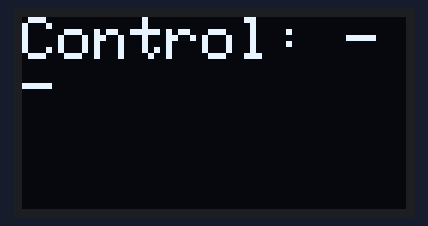
This sketch was run on a simulated ESP32. On the bench: 128×64 one-colour display. WiFi joins after 1.5 s; servers stay silent unless stated; what the sketch prints to the serial monitor is not drawn.

Above: at 5.3 s.

The sketch:

sketch_oct16a.ino
```cpp
#include <WiFi.h>
#include <HTTPClient.h>


const char* ssid = "apsu";
const char* password = "yangpaopao";


//Your IP address or domain name with URL path
const char* serverNameControl = "http://192.168.4.1/control";


#include <Wire.h>
#include <Adafruit_GFX.h>
#include <Adafruit_SSD1306.h>


#define SCREEN_WIDTH 128 // OLED display width, in pixels
#define SCREEN_HEIGHT 64 // OLED display height, in pixels


// Declaration for an SSD1306 display connected to I2C (SDA, SCL pins)
#define OLED_RESET     4 // Reset pin # (or -1 if sharing Arduino reset pin)
Adafruit_SSD1306 display(SCREEN_WIDTH, SCREEN_HEIGHT, &Wire, OLED_RESET);


String control;


unsigned long previousMillis = 0;
const long interval = 5000;


void setup() {
  Serial.begin(115200);

  // Address 0x3C for 128x64, you might need to change this value (use an I2C scanner)
  if(!display.begin(SSD1306_SWITCHCAPVCC, 0x3C)) {
    Serial.println(F("SSD1306 allocation failed"));
    for(;;); // Don't proceed, loop forever
  }
  display.clearDisplay();
  display.setTextColor(WHITE);

  WiFi.begin(ssid, password);
  Serial.println("Connecting");
  while(WiFi.status() != WL_CONNECTED) {
    delay(500);
    Serial.print(".");
  }
  Serial.println("");
  Serial.print("Connected to WiFi network with IP Address: ");
  Serial.println(WiFi.localIP());
}


void loop() {
  unsigned long currentMillis = millis();

  if(currentMillis - previousMillis >= interval) {
     // Check WiFi connection status
    if(WiFi.status()== WL_CONNECTED ){
      control = httpGETRequest(serverNameControl);
      Serial.println("Control: " + control);

      display.clearDisplay();

      // display temperature
      display.setTextSize(2);
      display.setTextColor(WHITE);
      display.setCursor(0,0);
      display.print("Control: ");
      display.print(control);
      display.print(" ");
      display.setTextSize(1);
      display.display();

      // save the last HTTP GET Request
      previousMillis = currentMillis;
    }
    else {
      Serial.println("WiFi Disconnected");
    }
  }
}


String httpGETRequest(const char* serverName) {
  HTTPClient http;

  // Your IP address with path or Domain name with URL path
  http.begin(serverName);

  // Send HTTP POST request
  int httpResponseCode = http.GET();

  String payload = "--";

  if (httpResponseCode>0) {
    Serial.print("HTTP Response code: ");
    Serial.println(httpResponseCode);
    payload = http.getString();
  }
  else {
    Serial.print("Error code: ");
    Serial.println(httpResponseCode);
  }
  // Free resources
  http.end();


  return payload;
}
```
